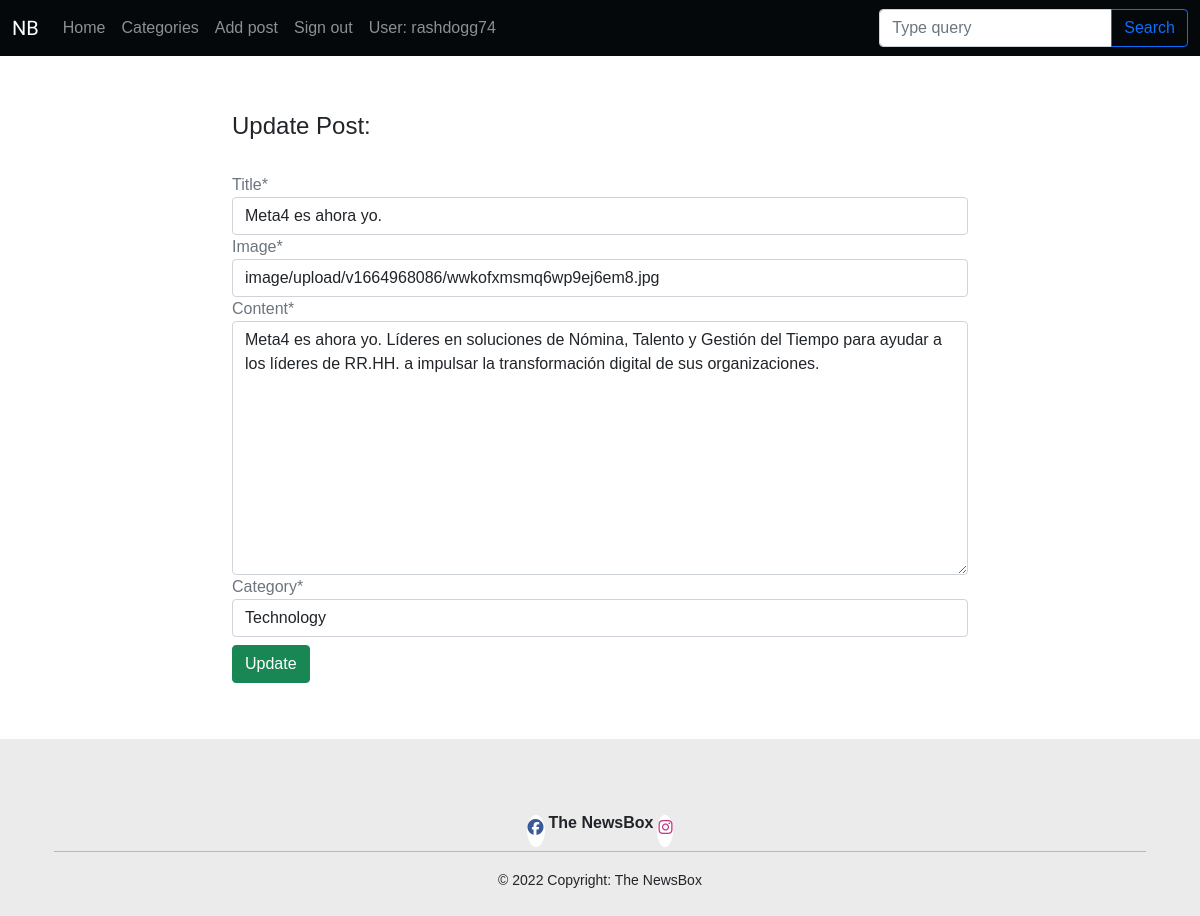
Screenshot of /edit/meta4-es-ahora-cegid/ (signed in) with the database file from the repository.
### blog/models.py (models this page shows, shortened)
class Post(models.Model):
    title = models.CharField(max_length=200, unique=True)
    slug = models.SlugField(max_length=200, unique=True)
    author = models.ForeignKey(
        User, on_delete=models.CASCADE, related_name="blog_posts"
    )
    featured_image = CloudinaryField('image', default='placeholder')
    excerpt = models.TextField(blank=True)
    updated_on = models.DateTimeField(auto_now=True)
    content = models.TextField()
    created_on = models.DateTimeField(auto_now_add=True)
    status = models.IntegerField(choices=STATUS, default=0)
    likes = models.ManyToManyField(
        User, related_name='blogpost_like', blank=True)
    category = models.ForeignKey(Category, on_delete=models.CASCADE,
                                 related_name="categories")
    class Meta:
        ordering = ["-created_on"]

### blog/views.py (the view)
# urls.py: path('edit/<slug:slug>/', views.edit_post, name='edit_post'),
@login_required
def edit_post(request, slug):
    post = get_object_or_404(Post, slug=slug)
    if request.user.id == post.author.id:
        if request.method == 'POST':
            form = PostForm(request.POST, request.FILES, instance=post)
            if form.is_valid():
                post = form.save(commit=False)
                post.author = request.user
                post.slug = slugify(post.title)
                post.status = 1
                form.save()
                messages.success(request, 'Successfully updated post!')
                return redirect(reverse('home'))
            else:
                messages.error(request, 'Failed to update post. \
                    Please ensure the form is valid.')
        else:
            form = PostForm(instance=post)
    else:
        messages.error(request, 'Sorry. \
                    You are not authorised to perform that operaiton.')
    template = 'edit_post.html'
    context = {
        'form': form,
        'post': post,
    }
    return render(request, template, context)

### blog/forms.py
class PostForm(forms.ModelForm):
    class Meta:
        model = Post
        exclude = ('author', 'slug', 'likes', 'updated_on', 'excerpt', 'status',)

### blog/models.py (called while the page is built)
    def __str__(self):
        return self.cat_title

### templates/edit_post.html (shortened to what this page needs)
{% extends "base.html" %}
{% load crispy_forms_tags %}
{% block content %}
{% if user.is_authenticated %}
{% if user.id == post.author.id %}
<section class="py-5">
    <div class="container">
        <div class="row justify-content-center">
            <div class="col-lg-8">
                <h1>Update Post:</h1>
                <br>
                <form class="form text-muted" method="POST" enctype="multipart/form-data" action="{% url 'edit_post' post.slug %}">
                    {{ form | crispy}}
                    <button class="btn btn-success my-2" type="submit">Update</button>
                </form>
            </div>
        </div>
    </div>
</section>
{% else %}
<h1>You're not allowed to view this page</h1>
{% endif %}
{% endif %}
{% endblock %}

### templates/base.html (shortened to what this page needs)
{% load static %}
<!DOCTYPE html>
<html lang="en">
<head>
    <link href="https://cdn.jsdelivr.net/npm/bootstrap@5.1.3/dist/css/bootstrap.min.css" rel="stylesheet"
>
    <link rel="stylesheet" href="/static/css/styles.css">
</head>
<body class="d-flex flex-column">
    <nav class="navbar navbar-expand-lg navbar-dark bg-custom">
        <div class="container-fluid">
            <a class="navbar-brand text-white" href="{% url 'home' %}">NB</a>
            <div class="collapse navbar-collapse" id="navbarSupportedContent">
                <ul class="navbar-nav me-auto mb-2 mb-lg-0 text-white">
                    <li class="nav-item"><a class="nav-link" aria-current="page" href="{% url 'home' %}">Home</a></li>
                    <li class="nav-item"><a class="nav-link" href="#">Categories</a></li>
                    {% if user.is_authenticated %}
                    <li class="nav-item"><a class="nav-link" href="{% url 'add_post' %}">Add post</a></li>
                    <li class="nav-item"><a class="nav-link" href="{% url 'account_logout' %}">Sign out</a></li>
                    <li class="nav-item"><a class="nav-link">User: {{ user.username }}</a></li>
                    {% else %}
                    <li class="nav-item"><a class="nav-link" href="{% url 'account_signup' %}">Sign up</a></li>
                    <li class="nav-item"><a class="nav-link" href="{% url 'account_login' %}">Log in</a></li>
                    {% endif %}
                </ul>
                <form class="d-flex input-group w-auto" method="GET">
                    <input type="search" action="{% url 'home' %}" name="q" class="form-control" placeholder="Type query" aria-label="Search" />
                    <button class="btn btn-outline-primary" type="button" data-mdb-ripple-color="dark">
                        Search
                    </button>
                </form>
            </div>
        </div>
    </nav>
    <main>
        {% block content %}{% endblock content %}
    </main>
</body>
<footer class="footer mt-auto">
    <div class="container p-4">
        <section class="text-center pt-5">
            <div class="form-inline d-flex justify-content-center">
                <a class="social-btn m-1" aria-label="Visit our facebook page (opens in a new tab)"
                    href="https://www.facebook.com/paul.o.riordan2/" role="button"><i class="fab fa-facebook"></i></a>
                <a href="{% url 'home' %}" class="">
                    <p class="align-middle"><strong>The NewsBox</strong></p>
                </a>
                <a aria-label="Visit our instagram page (opens in a new tab)" class="social-btn m-1"
                    href="https://www.instagram.com/rashdogg74/?r=nametag" role="button"><i
                        class="fab fa-instagram"></i></a>
            </div>
        </section>
        <hr class="mt-0">
        <div class="text-center font-weight-light">
            <small>© 2022 Copyright:
                <a class="font-weight-light" href="">The NewsBox</a></small>
        </div>
</footer>

### static/css/styles.css (style rules this page uses)
*::before, *::after { box-sizing: border-box; }
body { margin: 0; font-family: 'Oxygen', sans-serif; font-size: 1rem; font-weight: 400; line-height: 1.5; color: #212529; text-align: var(--bs-body-text-align); background-color: white; -webkit-text-size-adjust: 100%; -webkit-tap-highlight-color: rgba(0, 0, 0, 0); min-height: 100%; height: 100%; }
hr { margin: 1rem 0; color: inherit; background-color: currentColor; border: 0; opacity: 0.25; }
h6, .h6, h5, .h5, h4, .h4, h3, .h3, h2, .h2, h1, .h1 { margin-top: 0.5rem; margin-bottom: 0.5rem; font-weight: 300; line-height: 1.2; }
p { margin-top: 0; margin-bottom: 1rem; }
a { color: inherit; text-decoration: none; }
.navbar { position: relative; display: flex; flex-wrap: wrap; align-items: center; justify-content: space-between; padding-top: 0.5rem; padding-bottom: 0.5rem; }
.bg-custom { background-color: #04080b; }
.navbar-brand { font-family: comforter; }
.container { width: 100%; padding-right: var(--bs-gutter-x, 0.75rem); padding-left: var(--bs-gutter-x, 0.75rem); margin-right: auto; margin-left: auto; }
.row { --bs-gutter-x: 1.5rem; --bs-gutter-y: 0; display: flex; flex-wrap: wrap; margin-top: calc(-1 * var(--bs-gutter-y)); margin-right: calc(-0.5 * var(--bs-gutter-x)); margin-left: calc(-0.5 * var(--bs-gutter-x)); }
.text-white { --bs-text-opacity: 1; color: white; }
.text-center { text-align: center; }
footer { background-color: #ebebeb; width: 100%; }
.social-btn { background-color: white; border: 1px solid white; border-radius: 50%; }
.fa-facebook { color: #3b5998 }
.fa-instagram { color: #C13584; }
@media (prefers-reduced-motion: no-preference) { :root { scroll-behavior: smooth; } }
@media (min-width: 1200px) { h1, .h1, h2, .h2, h3, .h3, h4, .h4, h5, .h5 { font-size: 1.5rem; } }
@media (min-width: 576px) { .container { max-width: 540px; } }
@media (min-width: 768px) { .container { max-width: 720px; } }
@media (min-width: 992px) { .container { max-width: 960px; } }
@media (min-width: 1200px) { .container { max-width: 1140px; } }

### rows the page displays
Post: title "Meta4 es ahora yo.", featured_image "image/upload/v1664968086/wwkofxmsmq6wp9ej6em8.jpg", content "Meta4 es ahora yo. Líderes en soluciones de Nómina, Talento y Gestión del Tiempo para ayudar a los líderes de RR.HH. a impulsar la transformación digital de sus organizaciones.", category "Technology"

### other values shown
{{ user.username }} "rashdogg74"
